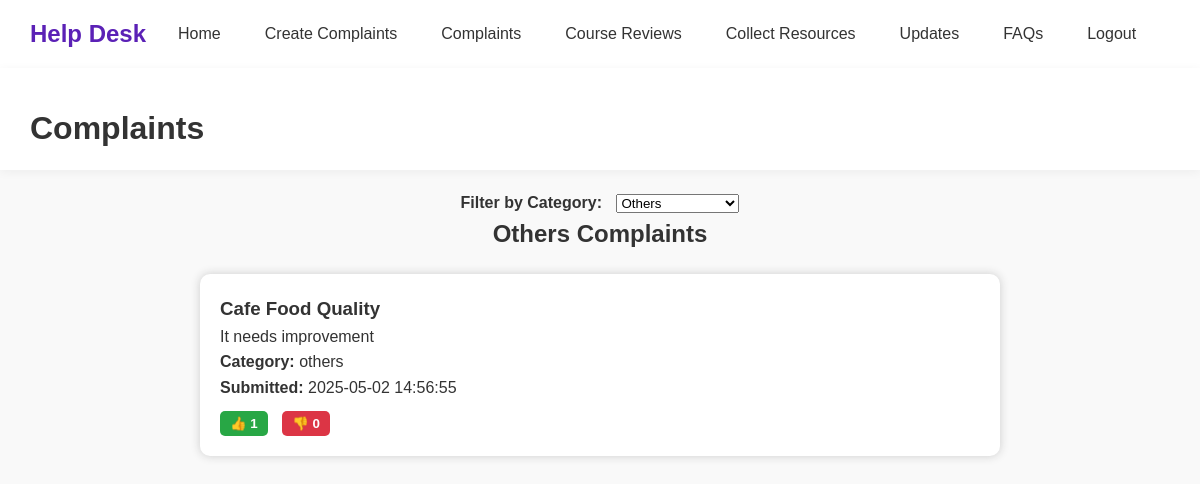
Page /complaints.php?category=others (signed in) on the committed database.
### tables this page shows
CREATE TABLE `complaints` (
  `id` int(11) NOT NULL,
  `title` varchar(255) NOT NULL,
  `description` text NOT NULL,
  `category` varchar(100) NOT NULL,
  `status` enum('Pending','Resolved','Rejected') DEFAULT 'Pending',
  `created_at` timestamp NOT NULL DEFAULT current_timestamp(),
  `user_id` int(11) DEFAULT NULL
);

### complaints.php (the view, shortened to what this page needs)
<?php
include 'database.php';
$category_filter = "";
$params = [];
$sql = "
    SELECT c.id, c.title, c.description, c.category, c.created_at,
        SUM(CASE WHEN v.vote_type = 'upvote' THEN 1 ELSE 0 END) AS upvotes,
        SUM(CASE WHEN v.vote_type = 'downvote' THEN 1 ELSE 0 END) AS downvotes,
        c.user_id
    FROM complaints c
    LEFT JOIN votes v ON c.id = v.complaint_id
";
if (isset($_GET['category']) && !empty($_GET['category'])) {
    $category_filter = $_GET['category'];
    $sql .= " WHERE c.category = ?";
    $params[] = $category_filter;
}
$sql .= " GROUP BY c.id ORDER BY c.created_at DESC";
$stmt = $conn->prepare($sql);
if (!empty($params)) {
    $stmt->bind_param("s", $params[0]);
}
$stmt->execute();
$result = $stmt->get_result();
?>
<header class="page-header">
    <div class="header-title">Complaints</div>
</header>
<div style="text-align:center; margin-top: 20px;">
    <strong>Filter by Category:</strong>
    <form method="GET" action="complaints.php" style="display: inline-block; margin-left: 10px;">
        <select name="category" onchange="this.form.submit()">
            <?php
                $categories = [
                    "academic" => "Academic",
                    "facilities" => "Facilities",
                    "administration" => "Administration",
                    "student_services" => "Student Services",
                    "others" => "Others"
                ];
                foreach ($categories as $key => $label) {
                    $selected = ($key === $category_filter) ? "selected" : "";
                    echo "<option value=\"$key\" $selected>$label</option>";
                }
            ?>
        </select>
    </form>
</div>
<div class="content">
    <h2 style="text-align:center;">
        <?php echo $category_filter && $category_filter !== 'all' ? ucfirst($category_filter) . " Complaints" : "All Complaints"; ?>
    </h2>
    <?php while ($row = $result->fetch_assoc()) : ?>
        <div class="complaint-card">
            <h3><?php echo htmlspecialchars($row['title']); ?></h3>
            <p><?php echo nl2br(htmlspecialchars($row['description'])); ?></p>
            <p><strong>Category:</strong> <?php echo htmlspecialchars($row['category']); ?></p>
            <p><strong>Submitted:</strong> <?php echo $row['created_at']; ?></p>
            <form method="POST" class="vote-form">
                <button type="submit" name="vote_type" value="upvote" class="upvote">👍 <?php echo $row['upvotes']; ?></button>
                <button type="submit" name="vote_type" value="downvote" class="downvote">👎 <?php echo $row['downvotes']; ?></button>
            </form>
        </div>
    <?php endwhile; ?>
</div>

### css/headerStyles.css (style rules this page uses)
* { margin: 0; padding: 0; box-sizing: border-box; }
header { background-color: #ffffff; padding: 15px 30px; box-shadow: 0 2px 10px rgba(0, 0, 0, 0.05); display: flex; justify-content: space-between; align-items: center; position: relative; z-index: 10; }
header h1 { color: #5b21b6; font-weight: 600; font-size: 1.5rem; margin-right: 20px; }
header h1 a { color: #5b21b6; text-decoration: none; transition: color 0.3s ease; }
header nav { flex-grow: 1; }
header nav ul { display: flex; list-style: none; gap: 20px; flex-wrap: wrap; }
header nav ul li a { color: #333; text-decoration: none; font-weight: 500; padding: 8px 12px; border-radius: 8px; transition: all 0.3s ease; }

### complaints.php (style rules this page uses)
.complaint-card { background: #fff; padding: 20px; margin: 20px auto; max-width: 800px; border-radius: 10px; box-shadow: 0 0 10px #ccc; }
.vote-form { margin-top: 10px; }
.vote-form button { padding: 5px 10px; margin-right: 10px; border: none; border-radius: 5px; cursor: pointer; font-weight: bold; }
.upvote { background-color: #28a745; color: white; }
.downvote { background-color: #dc3545; color: white; }
.header-title { text-align: center; font-size: 2rem; margin-top: 20px; font-weight: bold; }

### rows in the picture
complaints: title "Cafe Food Quality", description "It needs improvement", category "others", created_at "2025-05-02 14:56:55", upvotes "1", downvotes "0"

### other values in the picture
$category_filter "Others"
form field category "Others"
